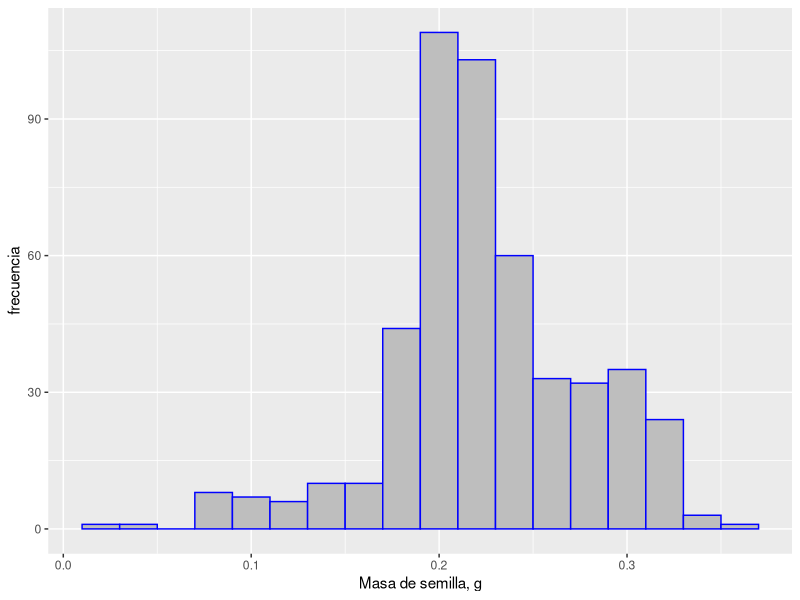
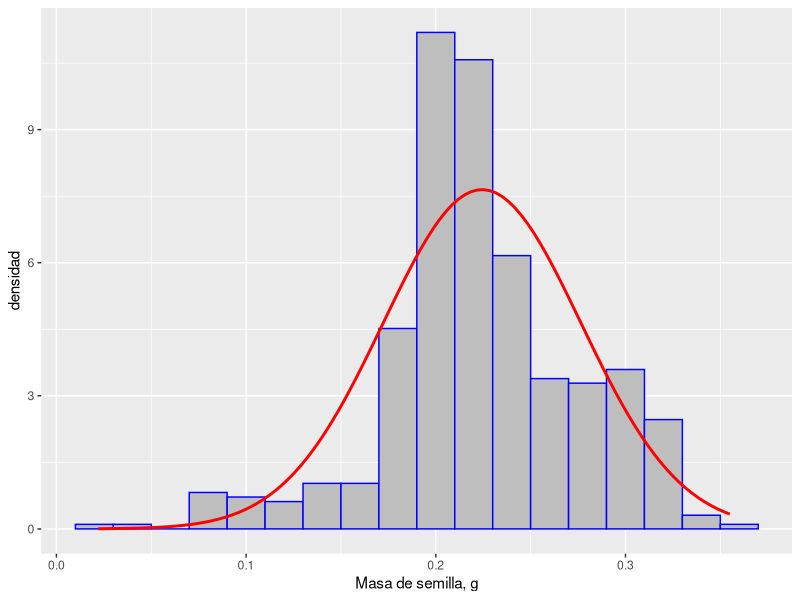
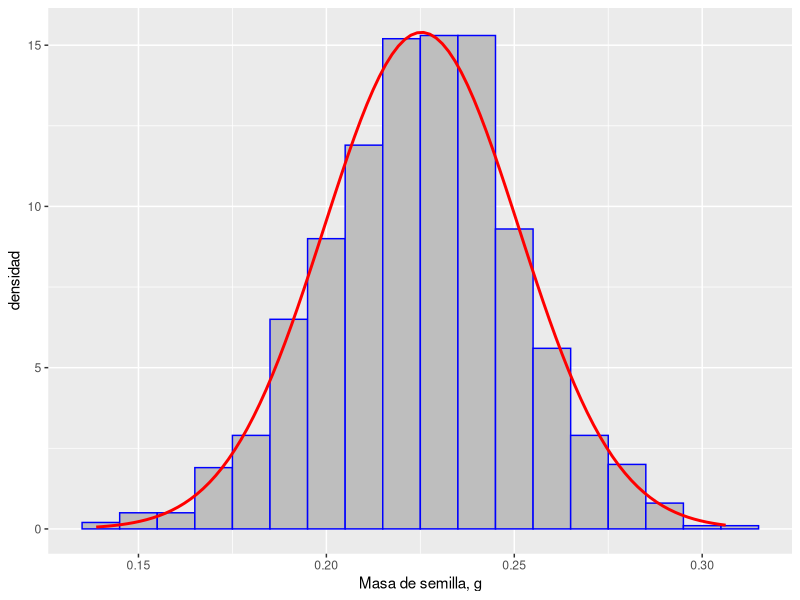
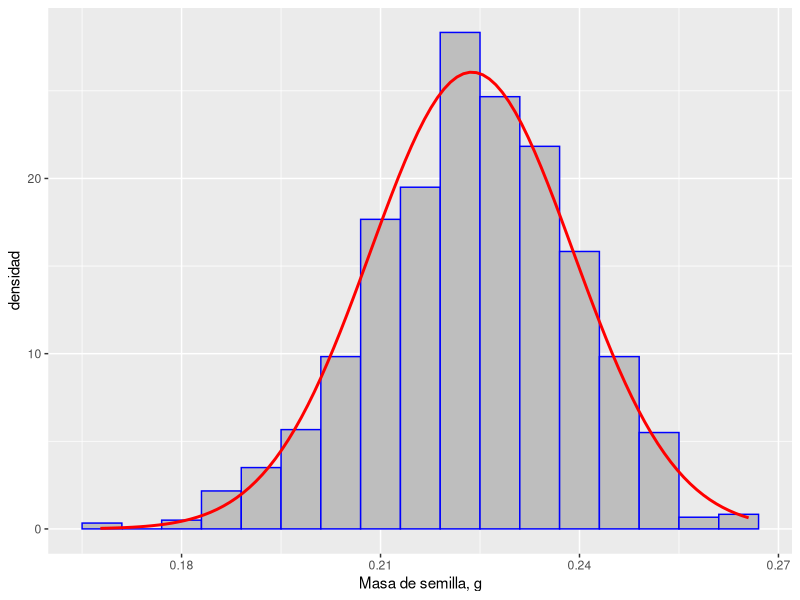
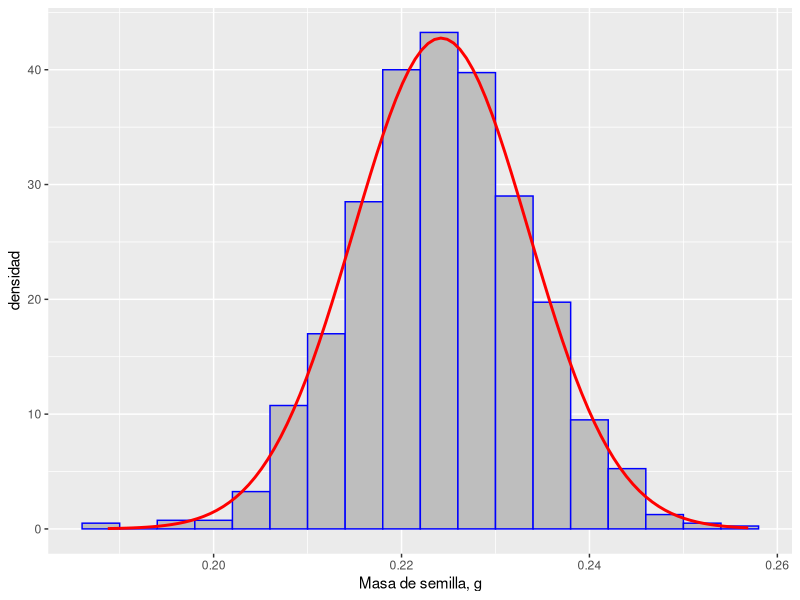

The R script that drew these images, in order:
## ---- chunk 1
knitr::opts_chunk$set(echo = TRUE)
options("yaml.eval.expr" = TRUE)
## ---- chunk 2
#histograma para masa de semillas de Thespesia populnea
# datos
library(readxl)
library(dplyr)
library(ggplot2)
semillas <- read_excel("data/masa_semilla_thepol.xlsx", 
    sheet = "masa")
# gráfica de histograma
m_sd <- semillas %>%
  summarise(means = mean(masa_g), sd=sd(masa_g))
ggplot(semillas, aes(x=masa_g)) +
  geom_histogram(aes(y=..count..), position="identity", binwidth=.02, color="blue", fill="gray") +
  labs(x="Masa de semilla, g", y="frecuencia")
## ---- chunk 3
# gráfica con curva de densidad normal
m_sd <- semillas %>%
  summarise(means = mean(masa_g), sd=sd(masa_g))
ggplot(semillas, aes(x=masa_g)) +
  geom_histogram(aes(y=..density..), position="identity", binwidth=.02, color="blue", fill="gray") +
  stat_function(fun = dnorm, color="red", size=1, args=list(mean=m_sd$means, sd=m_sd$sd)) +
  labs(x="Masa de semilla, g", y="densidad")
## ---- chunk 4
# proporción para media y desviación estándar conocidas
psem <- pnorm(11, mean = 10.15, sd = 1.60, lower.tail= FALSE)
sprintf("Proporción de semillas con longitud mayor de 11 mm = %.3f", psem)
## ---- chunk 5
# valor correspondiente a a una P de la distr. normal
valor <- qnorm(0.29763, mean = 10.15, sd = 1.60, lower.tail = FALSE)
sprintf("Longitud de semillas para separar el 29.76%% más grandes = %.3f", valor)
## ---- chunk 6
# 1000 muestras de n = 4
samples <- replicate(1000, sample(semillas$masa_g, 4, replace = TRUE))
# media y suma de columnas (muestras)
sample_means <- colMeans(samples)
sample_sums <- colSums(samples)
# media y sd de las medias muestrales
mx <- mean(sample_means)
smx <- sd(sample_means)
# data frame para ggplot
sample_stats <- data.frame(sample_means, sample_sums)
# histograma y curva normal ajustada
ggplot(sample_stats, aes(x=sample_means)) +
  geom_histogram(aes(y=..density..), position="identity", binwidth=.01, color="blue", fill="gray") +
  stat_function(fun = dnorm, color="red", size=1, args=list(mean=mx, sd=smx)) +
  labs(x="Masa de semilla, g", y="densidad")
sprintf("Media de las muestras (n = 4) = %.4f", mx)
sprintf("Desv. Est. de la media muestral (n = 4) = %.4f", smx)
## ---- chunk 7
# 1000 muestras de n = 12
samples <- replicate(1000, sample(semillas$masa_g, 12, replace = TRUE))
# media y suma de columnas (muestras)
sample_means <- colMeans(samples)
sample_sums <- colSums(samples)
# media y sd de las medias muestrales
mx <- mean(sample_means)
smx <- sd(sample_means)
# data frame para ggplot
sample_stats <- data.frame(sample_means, sample_sums)
# histograma y curva normal ajustada
ggplot(sample_stats, aes(x=sample_means)) +
  geom_histogram(aes(y=..density..), position="identity", binwidth=.006, color="blue", fill="gray") +
  stat_function(fun = dnorm, color="red", size=1, args=list(mean=mx, sd=smx)) +
  labs(x="Masa de semilla, g", y="densidad")
sprintf("Media de las muestras (n = 12) = %.4f", mx)
sprintf("Desv. Est. de la media muestral (n = 12) = %.4f", smx)
## ---- chunk 8
# 1000 muestras de n = 30
samples <- replicate(1000, sample(semillas$masa_g, 30, replace = TRUE))
# media y suma de columnas (muestras)
sample_means <- colMeans(samples)
sample_sums <- colSums(samples)
# media y sd de las medias muestrales
mx <- mean(sample_means)
smx <- sd(sample_means)
# data frame para ggplot
sample_stats <- data.frame(sample_means, sample_sums)
# histograma y curva normal ajustada
ggplot(sample_stats, aes(x=sample_means)) +
  geom_histogram(aes(y=..density..), position="identity", binwidth=.004, color="blue", fill="gray") +
  stat_function(fun = dnorm, color="red", size=1, args=list(mean=mx, sd=smx)) +
  labs(x="Masa de semilla, g", y="densidad")
sprintf("Media de las muestras (n = 30) = %.4f", mx)
sprintf("Desv. Est. de la media muestral (n = 30) = %.4f", smx)
